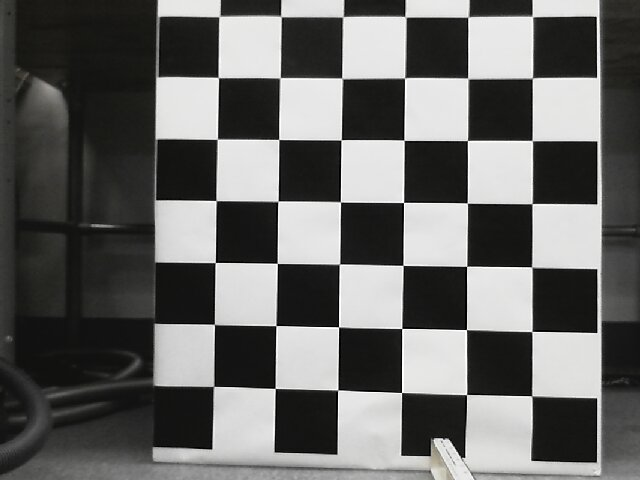
//> input picture src/cv_graveyard/canny_edge/media/100c.jpg, 640 x 480 px
$ ./calibrate   (built with g++ and OpenCV 4)
//> lines starting //> are read from the running program, lines starting //| are printed output that depends on the picture; after the words box and inside, x2 and y2 are one past the last pixel; in counts of white or black regions, pixels touching at a corner belong together
#include "opencv2/highgui/highgui.hpp"
#include "opencv2/imgproc/imgproc.hpp"

#include <iostream>
#include <stdio.h>
#include <stdlib.h>
#include <typeinfo>
#include <math.h>
#include <cmath>
#include <fstream>

using namespace cv;

int main(int argc, char** argv){

	std::ofstream outputFile("x_data.txt");
	std::ofstream outputFile2("y_data.txt");

	int c, key, total_max;
	//Creates matrices available for filling later
	Mat src, gray, sobel_vert, sobel_horz, gaussian, canny_output, canny_eroded;

	int original_height = 5; //in cm
	double laser_theta = CV_PI/6; //degrees
	int focal_length = 0.184; //in cm

	src = imread("media/100c.jpg", 1);
//> src is the input picture: 480 rows x 640 cols, CV_8UC3; mean B, G, R 101.6, 103, 103.1
	printf("Image loaded\n");

	cvtColor(src, gray, CV_BGR2GRAY);

	Canny(gray, canny_output, 40, 350, 3);
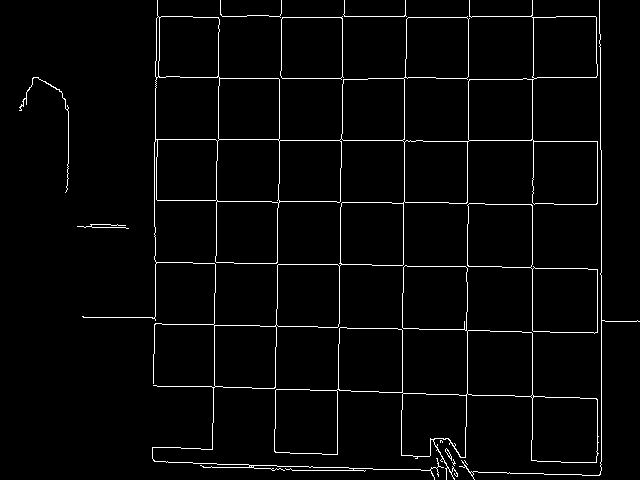
//> canny_output: 480 rows x 640 cols, CV_8UC1; 2.8% white in thin lines or dots
	Mat element = getStructuringElement(MORPH_CROSS, Size(5, 5), Point(2, 2));
	dilate(canny_output, canny_eroded, element);
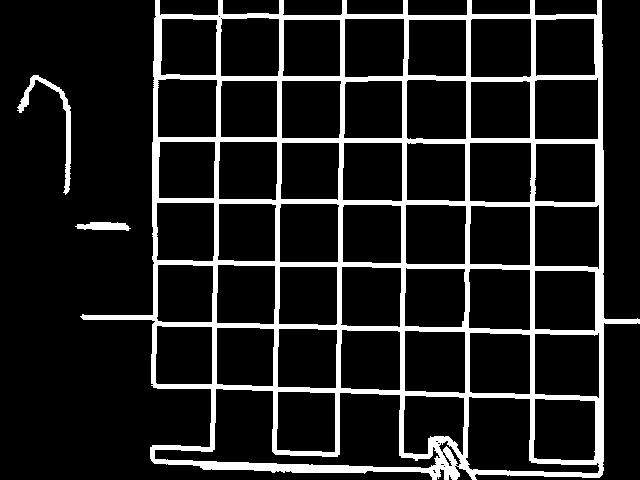
//> canny_eroded: 480 rows x 640 cols, CV_8UC1; 13% white; 3 white regions, box (x1, y1, x2, y2) and area: (80, 0, 640, 480) 38829, (17, 75, 71, 195) 884, (75, 222, 131, 231) 358

	Mat drawing = Mat::zeros( canny_output.size(), CV_8UC3 );

	Sobel(canny_eroded, sobel_horz, -1, 0, 1, 3, 1); //filters out vertical lines, leaves horizontal
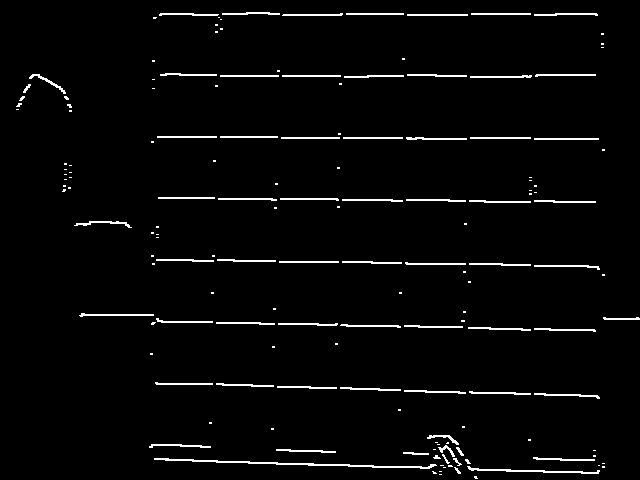
//> sobel_horz: 480 rows x 640 cols, CV_8UC1; 2.8% white in thin lines or dots

	std::vector<Vec4i> lines;
	HoughLinesP(canny_eroded, lines, 1, CV_PI/180, 80, 150, 2);
//> lines = 60 lines (x1, y1, x2, y2), first 8: [152, 202, 603, 202], [467, 457, 467, 0], [154, 262, 603, 270], [601, 475, 601, 0], [602, 474, 602, 44], [533, 462, 533, 0], [275, 454, 281, 82], [156, 16, 600, 16]
	int size = lines.size();
//> size = 60

	printf("num horz lines %d\n", size);
//| num horz lines 60

	for(size_t i=0; i < lines.size(); i++){
		//Drawing each line that we've found
		line(drawing, Point(lines[i][0], lines[i][1]), Point(lines[i][2], lines[i][3]), Scalar(0,255,0), 2, 8);
	}
//> this loop made 60 passes
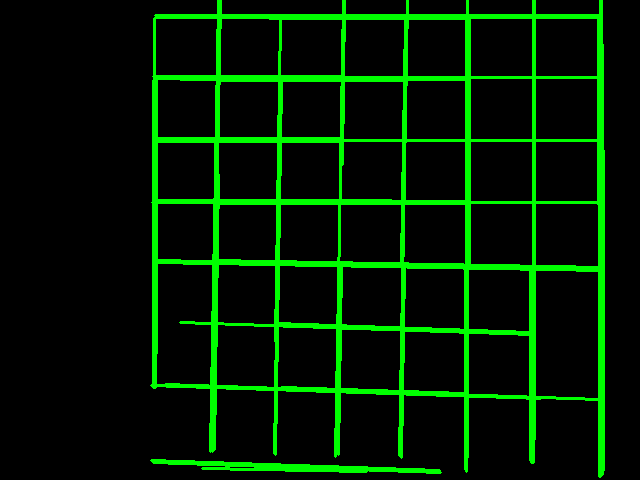
//> drawing: 480 rows x 640 cols, CV_8UC3; mean B, G, R 0, 29, 0

	std::vector<Vec4i> lines2;
	HoughLinesP(canny_eroded, lines2, 1, CV_PI/180, 80, 150, 15);
//> lines2 = 78 lines (x1, y1, x2, y2), first 8: [152, 202, 603, 202], [467, 472, 467, 0], [154, 262, 603, 270], [601, 475, 601, 0], [602, 474, 602, 34], [533, 475, 533, 0], [275, 471, 281, 82], [156, 16, 600, 16]
	Sobel(canny_eroded, sobel_vert, -1, 1, 0, 3, 1); //opposite, leaves vertical lines
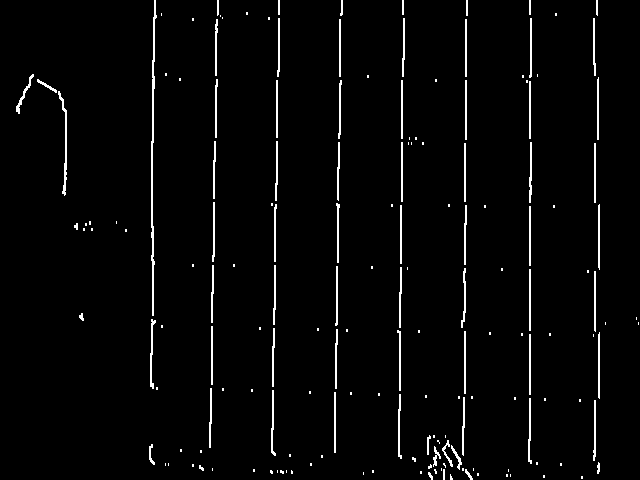
//> sobel_vert: 480 rows x 640 cols, CV_8UC1; 2.8% white in thin lines or dots

	for(size_t i=0; i < lines2.size(); i++){
		//Drawing each vertical line that we've found
		line(drawing, Point(lines2[i][0], lines2[i][1]), Point(lines2[i][2], lines2[i][3]), Scalar(0,0,255), 2, 8);

			Point vert_point0(lines2[i][0], lines2[i][1]);
			Point vert_point1(lines2[i][2], lines2[i][3]);
				    outputFile << vert_point0.x << ",";
				    outputFile2 << vert_point0.y << ",";

				    outputFile << vert_point1.x << ",";
				    outputFile2 << vert_point1.y << ",";


		for(size_t j=0; j < lines.size(); j+=5){
			//finding intersections
			Point horz_point0(lines[j][0], lines[j][1]);
			Point horz_point1(lines[j][2], lines[j][3]);


			Point x = horz_point0 - vert_point0;
		    Point d1 = horz_point1 - horz_point0;
		    Point d2 = vert_point1 - vert_point0;

		    float cross = d1.x*d2.y - d1.y*d2.x;
		    double t1 = (x.x * d2.y - x.y * d2.x)/cross;
		    Point r = horz_point0 + d1 * t1;

		    circle(src, horz_point0, 3, Scalar(255, 0, 0), 1, 8, 0);
		    	outputFile << horz_point0.x << ",";
				outputFile2 << horz_point0.y << ",";

				outputFile << horz_point1.x << ",";
				outputFile2 << horz_point1.y << ",";

		    circle(src, vert_point0, 3, Scalar(255, 0, 0), 1, 8, 0);
		    //outputFile << " " << std::endl;
		}

	}
//> this loop made 78 passes
//> (vert_point0, vert_point1) on passes 1 to 12: (Point(152, 202), Point(603, 202)), (Point(467, 472), Point(467, 0)), (Point(154, 262), Point(603, 270)), (Point(601, 475), Point(601, 0)), (Point(602, 474), Point(602, 34)), (Point(533, 475), Point(533, 0)), (Point(275, 471), Point(281, 82)), (Point(156, 16), Point(600, 16)), (Point(210, 469), Point(218, 0)), (Point(213, 260), Point(603, 267)), (Point(151, 385), Point(603, 401)), (Point(600, 476), Point(600, 0))
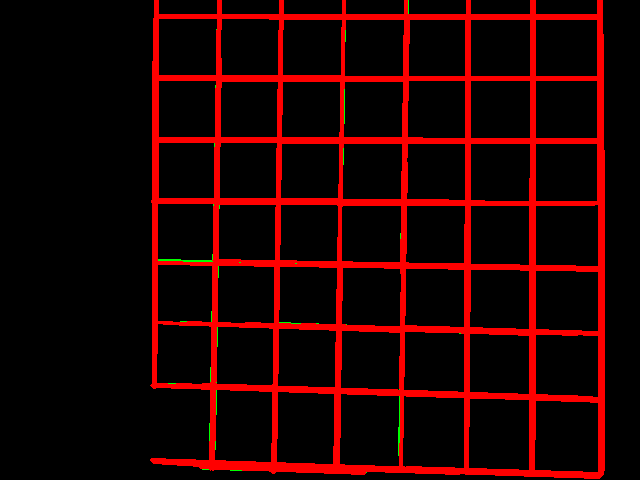
//> drawing: 480 rows x 640 cols, CV_8UC3; 13.92% of pixels changed, all inside (x1, y1, x2, y2) = (150, 0, 605, 479)
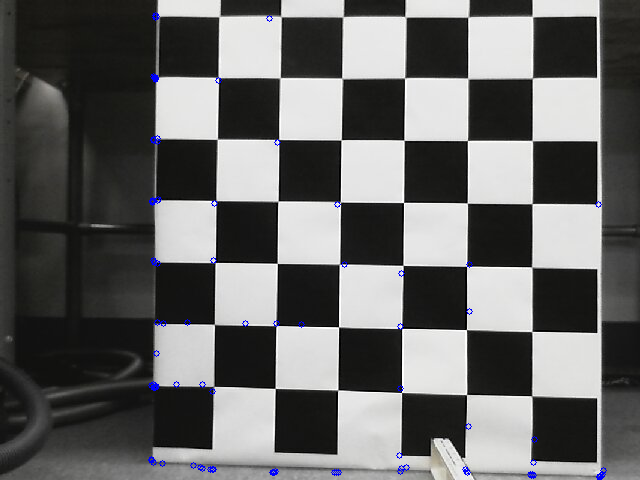
//> src: 480 rows x 640 cols, CV_8UC3; 0.38% of pixels changed, all inside (x1, y1, x2, y2) = (148, 12, 607, 480)

	outputFile.close();
	outputFile2.close();


	imshow("src", src);
	imshow("vert sobel", sobel_vert);
	imshow("canny", drawing);
	waitKey(0);

	return 0;
}

$ run again, with src/cv_graveyard/canny_edge/media/50c.jpg copied over src/cv_graveyard/canny_edge/media/100c.jpg
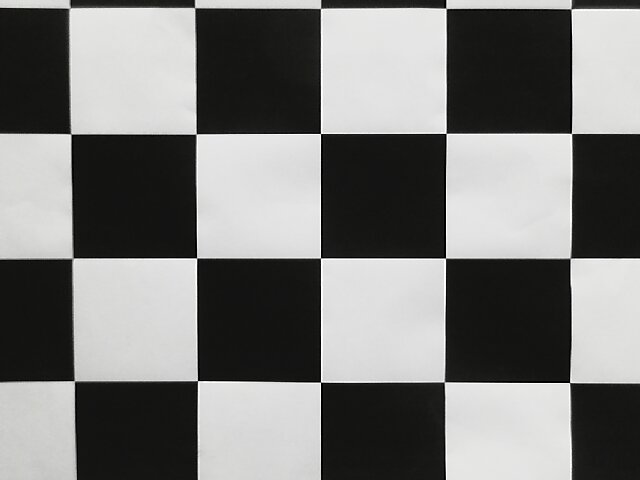
//> input picture src/cv_graveyard/canny_edge/media/50c.jpg, 640 x 480 px
//> src is the input picture: 480 rows x 640 cols, CV_8UC3; mean B, G, R 120.8, 122.3, 122.3
//> canny_output: 480 rows x 640 cols, CV_8UC1; 1.6% white in thin lines or dots
//> canny_eroded: 480 rows x 640 cols, CV_8UC1; 7.9% white; 1 white region, box (x1, y1, x2, y2) and area: (0, 0, 640, 480) 24408
//> sobel_horz: 480 rows x 640 cols, CV_8UC1; 1.7% white in thin lines or dots
//> lines = 20 lines (x1, y1, x2, y2), first 8: [0, 382, 639, 382], [0, 133, 639, 133], [0, 260, 639, 260], [0, 258, 639, 258], [0, 257, 639, 257], [0, 259, 639, 259], [0, 134, 639, 134], [0, 8, 639, 8]
//> size = 20
//| num horz lines 20
//> the loop `for(size_t i=0; i < lines.size(); i++)` made 20 passes
//> lines2 = 50 lines (x1, y1, x2, y2), first 8: [0, 382, 639, 382], [0, 133, 639, 133], [0, 260, 639, 260], [0, 258, 639, 258], [0, 257, 639, 257], [0, 259, 639, 259], [0, 134, 639, 134], [0, 8, 639, 8]
//> sobel_vert: 480 rows x 640 cols, CV_8UC1; 1.6% white in thin lines or dots
//> the loop `for(size_t i=0; i < lines2.size(); i++)` made 50 passes
//> after the loop `for(size_t i=0; i < lines2.size(); i++)`:
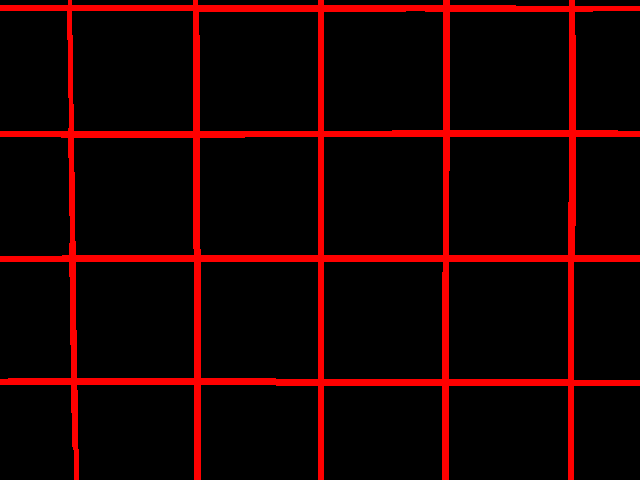
//> drawing: 480 rows x 640 cols, CV_8UC3; mean B, G, R 0, 0, 26.3
//> after the loop `for(size_t i=0; i < lines2.size(); i++)`:
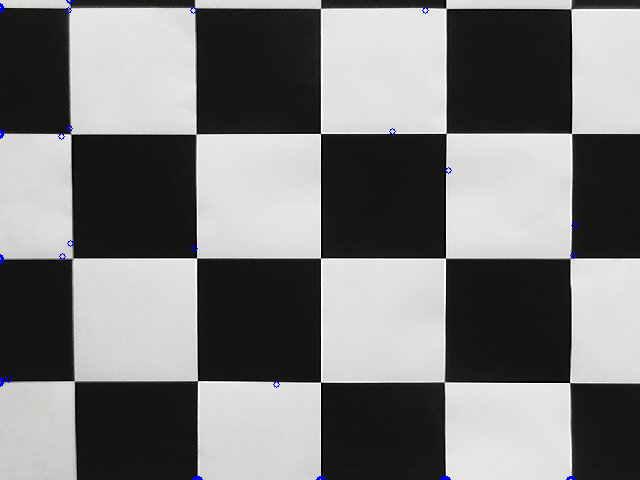
//> src: 480 rows x 640 cols, CV_8UC3; 0.15% of pixels changed, all inside (x1, y1, x2, y2) = (0, 0, 578, 480)

$ run again, with src/cv_graveyard/canny_edge/media/test2.jpg copied over src/cv_graveyard/canny_edge/media/100c.jpg
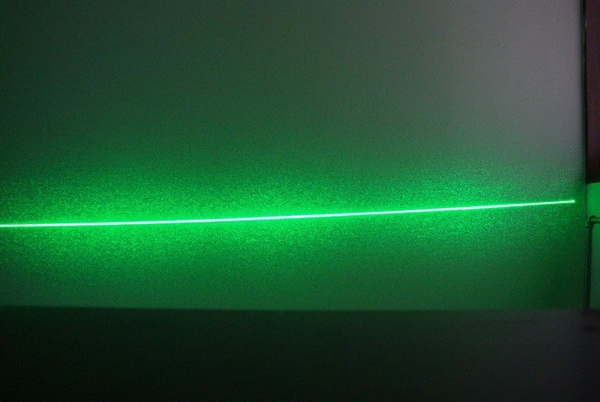
//> input picture src/cv_graveyard/canny_edge/media/test2.jpg, 600 x 402 px
//> src is the input picture: 402 rows x 600 cols, CV_8UC3; mean B, G, R 50, 84.7, 29.8
//> `Canny(gray, canny_output, 40, 350, 3);`:
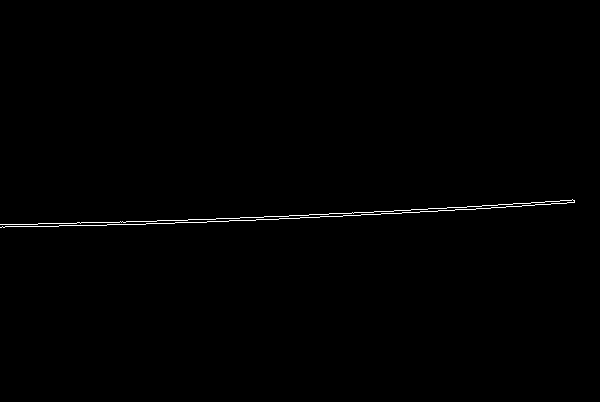
//> canny_output: 402 rows x 600 cols, CV_8UC1; 0.48% white in thin lines or dots, all inside (x1, y1, x2, y2) = (0, 199, 575, 228)
//> canny_eroded: 402 rows x 600 cols, CV_8UC1; 1.8% white; 1 white region, box (x1, y1, x2, y2) and area: (0, 197, 577, 230) 4327
//> sobel_horz: 402 rows x 600 cols, CV_8UC1; 0.51% white in thin lines or dots, all inside (x1, y1, x2, y2) = (0, 196, 578, 223)
//> lines = 7 lines (x1, y1, x2, y2): [0, 224, 574, 204], [0, 226, 505, 209], [0, 228, 454, 212], [309, 212, 574, 203], [10, 228, 401, 215], [112, 226, 278, 221], [162, 220, 344, 213]
//> size = 7
//| num horz lines 7
//> the loop `for(size_t i=0; i < lines.size(); i++)` made 7 passes
//> lines2 = 9 lines (x1, y1, x2, y2), first 8: [0, 224, 574, 204], [0, 226, 521, 208], [0, 228, 475, 211], [264, 214, 574, 203], [0, 229, 419, 214], [83, 227, 319, 219], [2, 225, 550, 206], [352, 210, 576, 202]
//> sobel_vert: 402 rows x 600 cols, CV_8UC1; 0.06% white in thin lines or dots, all inside (x1, y1, x2, y2) = (3, 196, 572, 231)
//> the loop `for(size_t i=0; i < lines2.size(); i++)` made 9 passes
//> after the loop `for(size_t i=0; i < lines2.size(); i++)`:
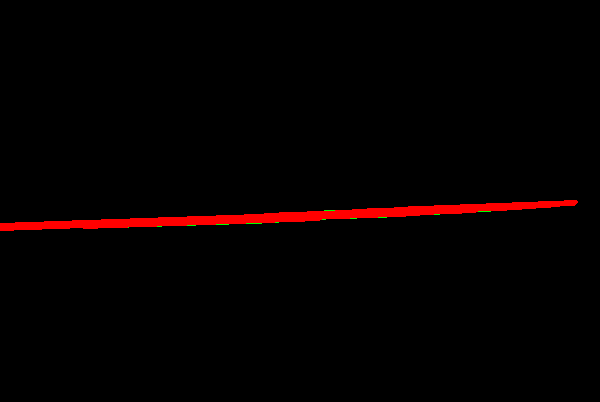
//> drawing: 402 rows x 600 cols, CV_8UC3; mean B, G, R 0, 0.1, 5.3
